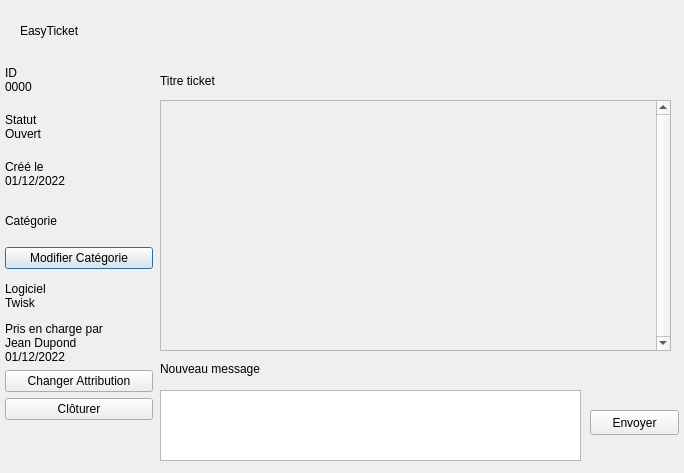
<?xml version="1.0" encoding="UTF-8"?>
<ui version="4.0">
 <class>DetailsTicket</class>
 <widget class="QDialog" name="DetailsTicket">
  <property name="geometry">
   <rect>
    <x>0</x>
    <y>0</y>
    <width>684</width>
    <height>473</height>
   </rect>
  </property>
  <property name="windowTitle">
   <string>Informations du ticket</string>
  </property>
  <widget class="QLabel" name="labelHeader">
   <property name="geometry">
    <rect>
     <x>20</x>
     <y>10</y>
     <width>641</width>
     <height>41</height>
    </rect>
   </property>
   <property name="text">
    <string>EasyTicket</string>
   </property>
  </widget>
  <widget class="QLabel" name="labelTitre">
   <property name="geometry">
    <rect>
     <x>160</x>
     <y>60</y>
     <width>521</width>
     <height>41</height>
    </rect>
   </property>
   <property name="text">
    <string>Titre ticket</string>
   </property>
  </widget>
  <widget class="QWidget" name="verticalLayoutWidget_2">
   <property name="geometry">
    <rect>
     <x>0</x>
     <y>59</y>
     <width>153</width>
     <height>411</height>
    </rect>
   </property>
   <layout class="QVBoxLayout" name="infosLayout">
    <property name="spacing">
     <number>6</number>
    </property>
    <property name="leftMargin">
     <number>5</number>
    </property>
    <property name="bottomMargin">
     <number>50</number>
    </property>
    <item>
     <widget class="QLabel" name="labelID">
      <property name="text">
       <string>ID
0000</string>
      </property>
     </widget>
    </item>
    <item>
     <widget class="QLabel" name="labelStatut">
      <property name="text">
       <string>Statut
Ouvert</string>
      </property>
     </widget>
    </item>
    <item>
     <widget class="QLabel" name="labelDate">
      <property name="text">
       <string>Créé le
01/12/2022</string>
      </property>
     </widget>
    </item>
    <item>
     <widget class="QLabel" name="labelCategorie">
      <property name="text">
       <string>Catégorie</string>
      </property>
     </widget>
    </item>
    <item>
     <widget class="QPushButton" name="boutonModifierCateg">
      <property name="text">
       <string>Modifier Catégorie</string>
      </property>
     </widget>
    </item>
    <item>
     <widget class="QLabel" name="labelLogiciel">
      <property name="text">
       <string>Logiciel
Twisk</string>
      </property>
     </widget>
    </item>
    <item>
     <widget class="QLabel" name="labelPrisEnCharge">
      <property name="text">
       <string>Pris en charge par
Jean Dupond
01/12/2022</string>
      </property>
      <property name="wordWrap">
       <bool>true</bool>
      </property>
     </widget>
    </item>
    <item>
     <widget class="QPushButton" name="boutonModifierAttribution">
      <property name="text">
       <string>Changer Attribution</string>
      </property>
     </widget>
    </item>
    <item>
     <widget class="QPushButton" name="boutonCloturer">
      <property name="text">
       <string>Clôturer</string>
      </property>
     </widget>
    </item>
   </layout>
  </widget>
  <widget class="QTextEdit" name="inputReponse">
   <property name="geometry">
    <rect>
     <x>160</x>
     <y>390</y>
     <width>421</width>
     <height>71</height>
    </rect>
   </property>
  </widget>
  <widget class="QLabel" name="labelTitreReponse">
   <property name="geometry">
    <rect>
     <x>160</x>
     <y>360</y>
     <width>211</width>
     <height>17</height>
    </rect>
   </property>
   <property name="text">
    <string>Nouveau message</string>
   </property>
  </widget>
  <widget class="QPushButton" name="boutonEnvoyer">
   <property name="geometry">
    <rect>
     <x>590</x>
     <y>410</y>
     <width>89</width>
     <height>25</height>
    </rect>
   </property>
   <property name="text">
    <string>Envoyer</string>
   </property>
  </widget>
  <widget class="QScrollArea" name="zoneMessages">
   <property name="geometry">
    <rect>
     <x>160</x>
     <y>100</y>
     <width>511</width>
     <height>251</height>
    </rect>
   </property>
   <property name="verticalScrollBarPolicy">
    <enum>Qt::ScrollBarAlwaysOn</enum>
   </property>
   <property name="widgetResizable">
    <bool>true</bool>
   </property>
   <property name="alignment">
    <set>Qt::AlignLeading|Qt::AlignLeft|Qt::AlignTop</set>
   </property>
   <widget class="QWidget" name="scrollAreaWidgetContents">
    <property name="geometry">
     <rect>
      <x>0</x>
      <y>0</y>
      <width>495</width>
      <height>249</height>
     </rect>
    </property>
    <widget class="QWidget" name="verticalLayoutWidget">
     <property name="geometry">
      <rect>
       <x>10</x>
       <y>10</y>
       <width>481</width>
       <height>231</height>
      </rect>
     </property>
     <layout class="QVBoxLayout" name="zoneMessagesLayout"/>
    </widget>
   </widget>
  </widget>
 </widget>
 <resources/>
 <connections/>
</ui>
